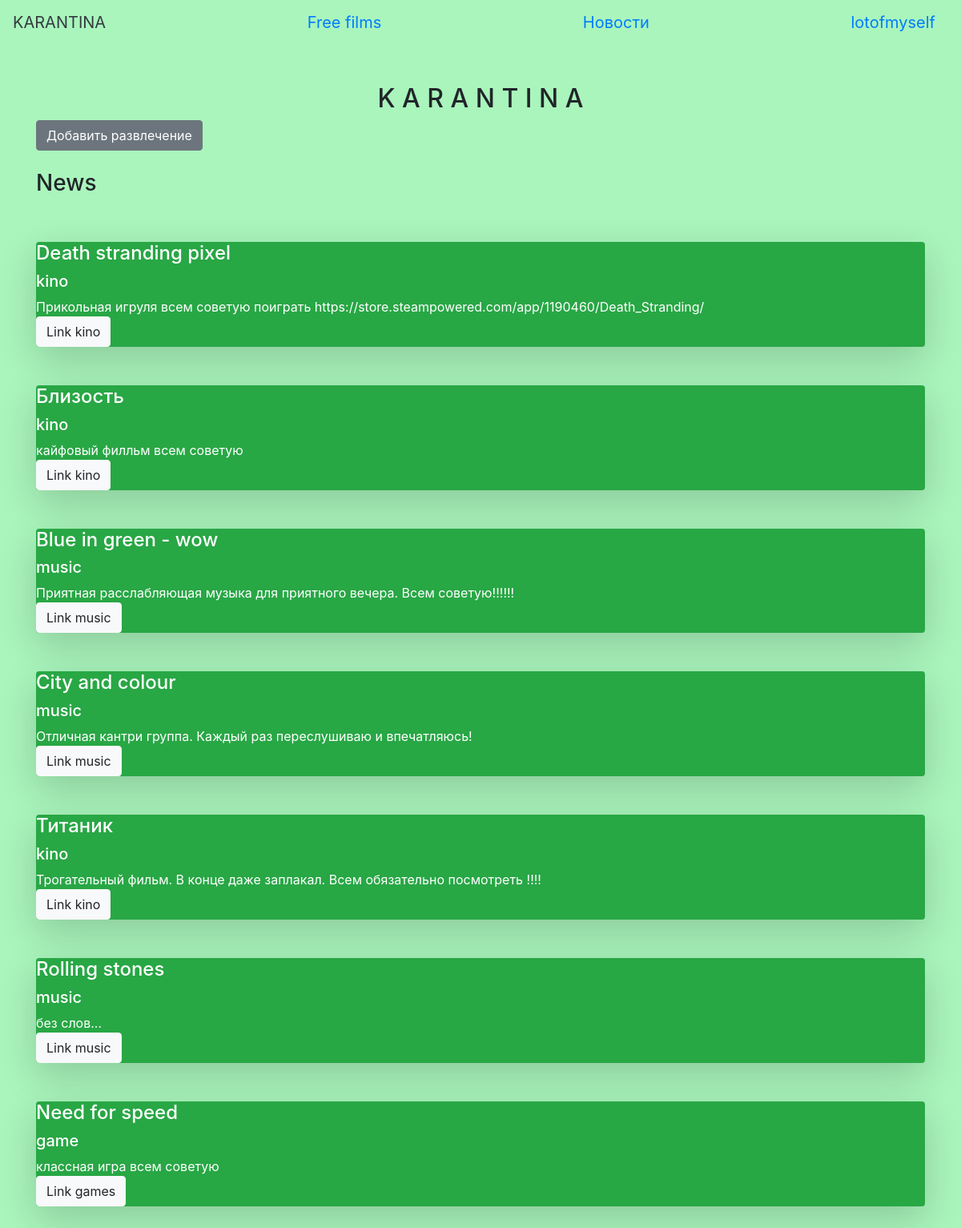
The page / (signed in) on the database its author committed.
### data/users.py (models this page shows, shortened)
class User(SqlAlchemyBase, UserMixin, SerializerMixin):
    __tablename__ = 'users'
    id = sqlalchemy.Column(sqlalchemy.Integer, primary_key=True, autoincrement=True)
    nickname = sqlalchemy.Column(sqlalchemy.String, nullable=True)
    email = sqlalchemy.Column(sqlalchemy.String, index=True, unique=True, nullable=True)
    hashed_password = sqlalchemy.Column(sqlalchemy.String, nullable=True)
    modifed_date = sqlalchemy.Column(sqlalchemy.DateTime, default=datetime.datetime.now)
    ent = orm.relation("Entertainment", back_populates='users')

### data/entertainment.py (models this page shows, shortened)
class Entertainment(SqlAlchemyBase, SerializerMixin):
    __tablename__ = 'Entertainment'
    id = sqlalchemy.Column(sqlalchemy.Integer, primary_key=True, autoincrement=True)
    ent = sqlalchemy.Column(sqlalchemy.String, nullable=True)
    ent_type = sqlalchemy.Column(sqlalchemy.String, nullable=True, default=None)
    content = sqlalchemy.Column(sqlalchemy.String, nullable=True)
    team_leader = sqlalchemy.Column(sqlalchemy.Integer, sqlalchemy.ForeignKey("users.id"))
    users = orm.relation('User')

### main.py (the view)
@app.route("/")
def index():
    session = db_session.create_session()
    ents = session.query(Entertainment).all()
    users = session.query(User).all()
    names = {name.id: (name.nickname) for name in users}
    return render_template("index.html", ents=ents, names=names, title='Главная страница')

### data/db_session.py (called while the page is built)
def create_session() -> Session:
    global __factory
    return __factory()

### main.py (called while the page is built)
@login_manager.user_loader
def load_user(user_id):
    session = db_session.create_session()
    return session.query(User).get(user_id)

### templates/index.html (shortened to what this page needs)
{% extends "base.html" %}
{% block content %}
<br>
<h2 align="center">K A R A N T I N A</h2>
{% if current_user.is_authenticated %}
        <a href="newent" class="btn btn-secondary">Добавить развлечение</a>
<br>
<h3>News</h3>
<br>
{% for ent in ents %}
<div class="rounded shadow-lg bg-success text-white" >
        <h4> {{ ent.ent.capitalize() }} </h4>
    <div>
        <h5> {{ ent.ent_type }} </h5>
    </div>
    <div>
        {{ ent.content }}
    </div>
    {% if ent.ent_type == "kino" %}
    <a class="btn btn-light" href="/new_kino" >
        Link kino
    </a>
    {% endif %}
    {% if ent.ent_type == "game" %}
    <a class="btn btn-light" href="/new_games">
        Link games
    </a>
    {% endif %}
    {% if ent.ent_type == "music" %}
    <a class="btn btn-light" href="/new_music">
        Link music
    </a>
    {% endif %}
</div>
<br>
{% endfor %}
{% endif %}
{% endblock %}

### templates/base.html (shortened to what this page needs)
<!doctype html>
<html lang="en">
<head>
    <link rel="stylesheet"
          href="https://stackpath.bootstrapcdn.com/bootstrap/4.4.1/css/bootstrap.min.css"
>
</head>
<header>
    <nav class="navbar navbar-#00D41A" >
        <a class="navbar-brand text-dark" href="/">KARANTINA</a>
        <a class="navbar-brand" href="/films">Free films</a>
        <a class="navbar-brand" href="/news_link">Новости</a>
        {% if current_user.is_authenticated %}
    <a class="navbar-brand" href="/logout">{{ current_user.nickname }}</a>
        {% else %}
    <p>
        <a class="btn btn-primary " href="/register">Зарегистрироваться</a>
        <a class="btn btn-success" href="/login">Войти</a>
    </p>
        {% endif %}
</nav>
</header>
<body>
<main role="main" class="container">
    {% block content %}{% endblock %}
</main>
</body>
</html>

### templates/base.html (style rules this page uses)
body { background-color: #A9F5BC; }

### rows shown on the page
User: nickname "lotofmyself"
Entertainment: ent "Death stranding pixel", ent_type "kino", content "Прикольная игруля всем советую поиграть https://store.steampowered.com/app/1190460/Death_Stranding/", shows "Link kino"
Entertainment: ent "Близость", ent_type "kino", content "кайфовый филльм всем советую", shows "Link kino"
Entertainment: ent "Blue in green - wow", ent_type "music", content "Приятная расслабляющая музыка для приятного вечера. Всем советую!!!!!!", shows "Link music"
Entertainment: ent "City and colour", ent_type "music", content "Отличная кантри группа. Каждый раз переслушиваю и впечатляюсь!", shows "Link music"
Entertainment: ent "Титаник", ent_type "kino", content "Трогательный фильм. В конце даже заплакал. Всем обязательно посмотреть !!!!", shows "Link kino"
Entertainment: ent "Rolling stones", ent_type "music", content "без слов...", shows "Link music"
Entertainment: ent "Need for speed", ent_type "game", content "классная игра всем советую", shows "Link games"
